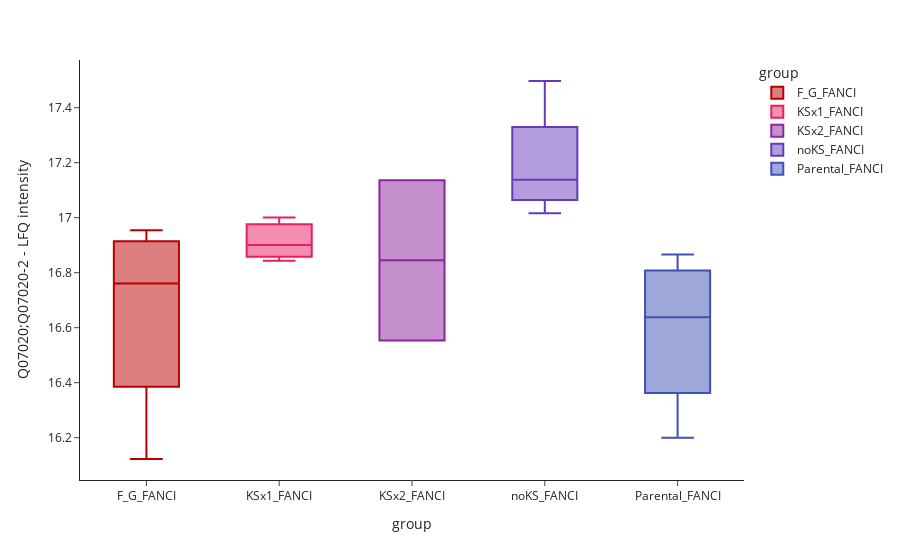

This figure's notebook cell:
### Code cell
ds.plot_intensity('Q07020;Q07020-2', group = "group")

### Figure 1 — Plotly figure (JSON) as saved in the notebook; plotly's stock layout.template omitted (floating-point values rounded to 4 significant figures)
{"data": [{"alignmentgroup": "True", "hovertemplate": "group=%{x}<br>Q07020;Q07020-2 - LFQ intensity =%{y}<extra></extra>", "legendgroup": "F_G_FANCI", "marker": {"color": "#B80000"}, "name": "F_G_FANCI", "notched": false, "offsetgroup": "F_G_FANCI", "orientation": "v", "showlegend": true, "type": "box", "x": ["F_G_FANCI", "F_G_FANCI", "F_G_FANCI", "F_G_FANCI"], "x0": " ", "xaxis": "x", "y": [16.87, 16.95, 16.12, 16.65], "y0": " ", "yaxis": "y"}, {"alignmentgroup": "True", "hovertemplate": "group=%{x}<br>Q07020;Q07020-2 - LFQ intensity =%{y}<extra></extra>", "legendgroup": "KSx1_FANCI", "marker": {"color": "#E81E63"}, "name": "KSx1_FANCI", "notched": false, "offsetgroup": "KSx1_FANCI", "orientation": "v", "showlegend": true, "type": "box", "x": ["KSx1_FANCI", "KSx1_FANCI", "KSx1_FANCI"], "x0": " ", "xaxis": "x", "y": [17.0, 16.9, 16.84], "y0": " ", "yaxis": "y"}, {"alignmentgroup": "True", "hovertemplate": "group=%{x}<br>Q07020;Q07020-2 - LFQ intensity =%{y}<extra></extra>", "legendgroup": "KSx2_FANCI", "marker": {"color": "#8D239E"}, "name": "KSx2_FANCI", "notched": false, "offsetgroup": "KSx2_FANCI", "orientation": "v", "showlegend": true, "type": "box", "x": ["KSx2_FANCI", "KSx2_FANCI"], "x0": " ", "xaxis": "x", "y": [17.14, 16.55], "y0": " ", "yaxis": "y"}, {"alignmentgroup": "True", "hovertemplate": "group=%{x}<br>Q07020;Q07020-2 - LFQ intensity =%{y}<extra></extra>", "legendgroup": "noKS_FANCI", "marker": {"color": "#673AB7"}, "name": "noKS_FANCI", "notched": false, "offsetgroup": "noKS_FANCI", "orientation": "v", "showlegend": true, "type": "box", "x": ["noKS_FANCI", "noKS_FANCI", "noKS_FANCI", "noKS_FANCI"], "x0": " ", "xaxis": "x", "y": [17.16, 17.11, 17.02, 17.5], "y0": " ", "yaxis": "y"}, {"alignmentgroup": "True", "hovertemplate": "group=%{x}<br>Q07020;Q07020-2 - LFQ intensity =%{y}<extra></extra>", "legendgroup": "Parental_FANCI", "marker": {"color": "#3F51B5"}, "name": "Parental_FANCI", "notched": false, "offsetgroup": "Parental_FANCI", "orientation": "v", "showlegend": true, "type": "box", "x": ["Parental_FANCI", "Parental_FANCI", "Parental_FANCI", "Parental_FANCI"], "x0": " ", "xaxis": "x", "y": [16.87, 16.75, 16.53, 16.2], "y0": " ", "yaxis": "y"}], "layout": {"autosize": true, "boxmode": "overlay", "legend": {"title": {"text": "group"}, "tracegroupgap": 0}, "margin": {"t": 60}, "xaxis": {"anchor": "y", "autorange": true, "categoryarray": ["F_G_FANCI", "KSx1_FANCI", "KSx2_FANCI", "noKS_FANCI", "Parental_FANCI"], "categoryorder": "array", "domain": [0, 1], "range": [-0.5, 4.5], "title": {"text": "group"}, "type": "category"}, "yaxis": {"anchor": "x", "autorange": true, "domain": [0, 1], "range": [16.05, 17.57], "title": {"text": "Q07020;Q07020-2 - LFQ intensity "}, "type": "linear"}}}
